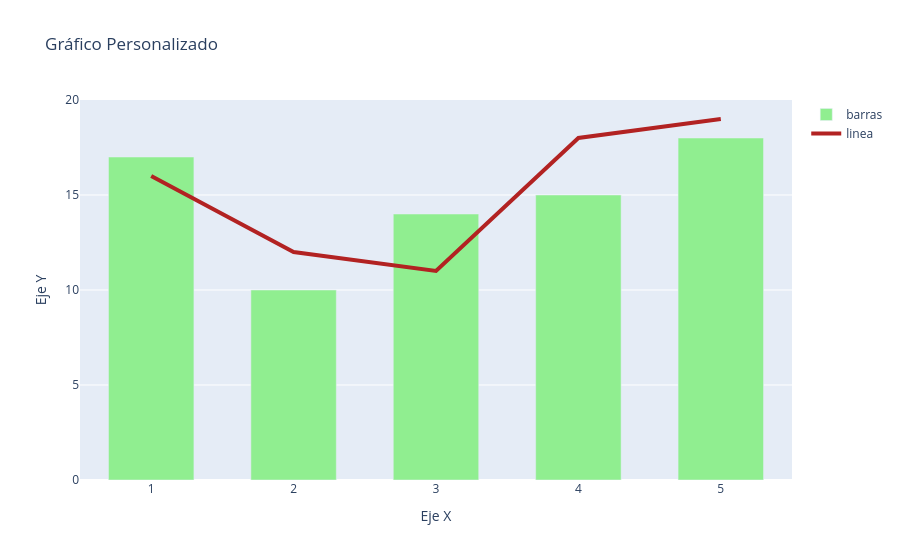

The cell this chart's notebook holds for it:
### Code cell
# 1. Modificar formato de elementos gráficos del trazado
# Color y ancho de la línea (gráfico scatter)
fig.update_traces(
    selector=dict(name="linea"),
    line=dict(
        color="firebrick", 
        width=4)
)

# Color de la barra (gráfico barras)
fig.update_traces(
    selector=dict(name="barras"),
    marker=dict(color="lightgreen")
)

# Ancho del espacio entre las barras
fig.update_layout(bargap=0.4)

### Figure 1 — Plotly figure (JSON) as saved in the notebook; plotly's stock layout.template omitted (floating-point values rounded to 4 significant figures)
{"data": [{"marker": {"color": "lightgreen"}, "name": "barras", "type": "bar", "x": [1, 2, 3, 4, 5], "y": [17, 10, 14, 15, 18]}, {"line": {"color": "firebrick", "width": 4}, "mode": "lines", "name": "linea", "type": "scatter", "x": [1, 2, 3, 4, 5], "y": [16, 12, 11, 18, 19]}], "layout": {"bargap": 0.4, "title": {"text": "Gráfico Personalizado"}, "xaxis": {"title": {"text": "Eje X"}}, "yaxis": {"title": {"text": "Eje Y"}}}}
